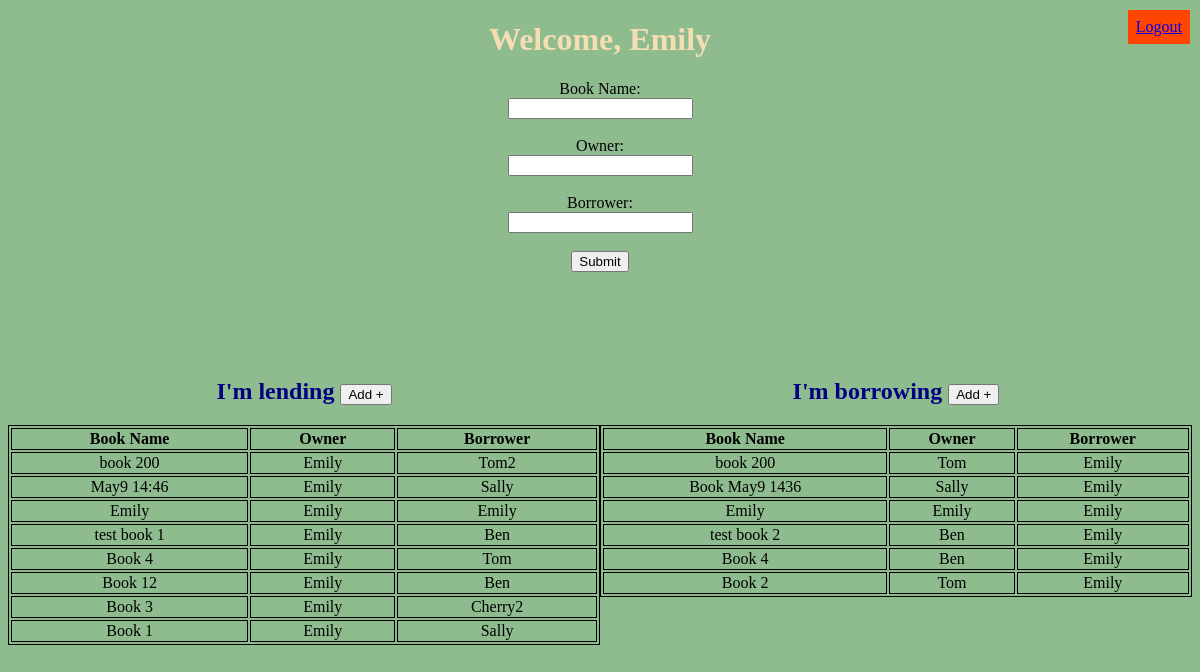
The page /home/ (signed in) on the database its author committed.
### main.py (models this page shows, shortened)
class User(UserMixin, db.Model):
	__tablename__ = "user"
	id = db.Column(db.Integer, primary_key=True)
	username = db.Column(db.String(80), unique=True, nullable=False)
	email = db.Column(db.String(120), unique=True, nullable=False)
	password = db.Column(db.String(300), nullable=False)

class Entry(db.Model):
	id = db.Column(db.Integer, primary_key=True)
	owner = db.Column(db.Integer)
	borrower = db.Column(db.Integer)
	book_name = db.Column(db.String(200), nullable=False)
	due_date = db.Column(db.DateTime, default=datetime.utcnow)
	date_created = db.Column(db.DateTime, default=datetime.utcnow)

### main.py (the view)
@app.route("/home/")
@login_required
def home():
	entries_lending = Entry.query.order_by(Entry.date_created.desc()).filter_by(owner=current_user.username).all()
	entries_borrowing = Entry.query.order_by(Entry.date_created.desc()).filter_by(borrower=current_user.username).all()
	return render_template("homepage.html", entries_borrowing=entries_borrowing, entries_lending=entries_lending, current_user_name=current_user.username, current_email=current_user.email)

### main.py (called while the page is built)
@login_manager.user_loader
def load_user(user_id):
	return User.query.get(str(user_id))

### templates/homepage.html (shortened to what this page needs)
{% extends "base.html" %}
{% block body %}
<div><h1>Welcome, {{ current_user_name }}</h1></div>
  <div class="logout">
    <a href="{{ url_for('logout') }}">Logout</a>
  </div>
<form action="/api/create_new" method=POST>
  <label for="bookname">Book Name:</label><br>
  <input type="text" id="bookname" name="bookname" value="" required><br><br>
  <label for="owner">Owner:</label><br>
  <input type="text" id="owner" name="owner" value="" required><br><br>
  <label for="borrower">Borrower:</label><br>
  <input type="text" id="borrower" name="borrower" value="" required><br><br>
  <input type="submit" value="Submit">
</form>
<br><br>
<div style="display: flex;">
    <div class=table-container>
        <table>
            <caption>
                <h2>I'm lending
                <button type="button" onclick="window.location.href = '#addLend';">Add +</button></h2>
            </caption>
            <tr>
                <th>Book Name</th>
                <th>Owner</th>
                <th>Borrower</th>
            </tr>
            {% for entry in entries_lending %}
            <tr>
                <td>{{ entry.book_name }}</td>
                <td>{{ entry.owner }}</td>
                <td>{{ entry.borrower }}</td>
            </tr>
            {% endfor %}
        </table>
    </div>
    <div class=table-container>
        <table>
            <caption>
                <h2>I'm borrowing
                <button type="button" onclick="window.location.href = '#addBorrow';">Add +</button></h2>
            </caption>
            <tr>
                <th>Book Name</th>
                <th>Owner</th>
                <th>Borrower</th>
            </tr>
            {% for entry in entries_borrowing %}
            <tr>
                <td>{{ entry.book_name }}</td>
                <td>{{ entry.owner }}</td>
                <td>{{ entry.borrower }}</td>
            </tr>
            {% endfor %}
        </table>
    </div>
</div>
{% endblock%}

### static/styles.css (style rules this page uses)
body { background-color: darkseagreen; text-align: center; }
h1 { color: wheat; text-align: center; }
h2 { color: navy; text-align: center; }
table, th, td { border: 1px solid; }
table { width: 100%; height: initial; }
.table-container { justify-content: center; margin-top: 50px; width: 50%; }
.logout { background-color: orangered; position: absolute; top: 10px; right: 10px; padding: 8px; border: 2px; border-color: black; }

### rows shown on the page
User: username "Emily"
Entry: book_name "book 200", owner "Emily", borrower "Tom2"
Entry: book_name "May9 14:46", owner "Emily", borrower "Sally"
Entry: book_name "Emily", owner "Emily", borrower "Emily"
Entry: book_name "test book 1", owner "Emily", borrower "Ben"
Entry: book_name "Book 4", owner "Emily", borrower "Tom"
Entry: book_name "Book 12", owner "Emily", borrower "Ben"
Entry: book_name "Book 3", owner "Emily", borrower "Cherry2"
Entry: book_name "Book 1", owner "Emily", borrower "Sally"
Entry: book_name "book 200", owner "Tom", borrower "Emily"
Entry: book_name "Book May9 1436", owner "Sally", borrower "Emily"
Entry: book_name "test book 2", owner "Ben", borrower "Emily"
Entry: book_name "Book 4", owner "Ben", borrower "Emily"
Entry: book_name "Book 2", owner "Tom", borrower "Emily"
